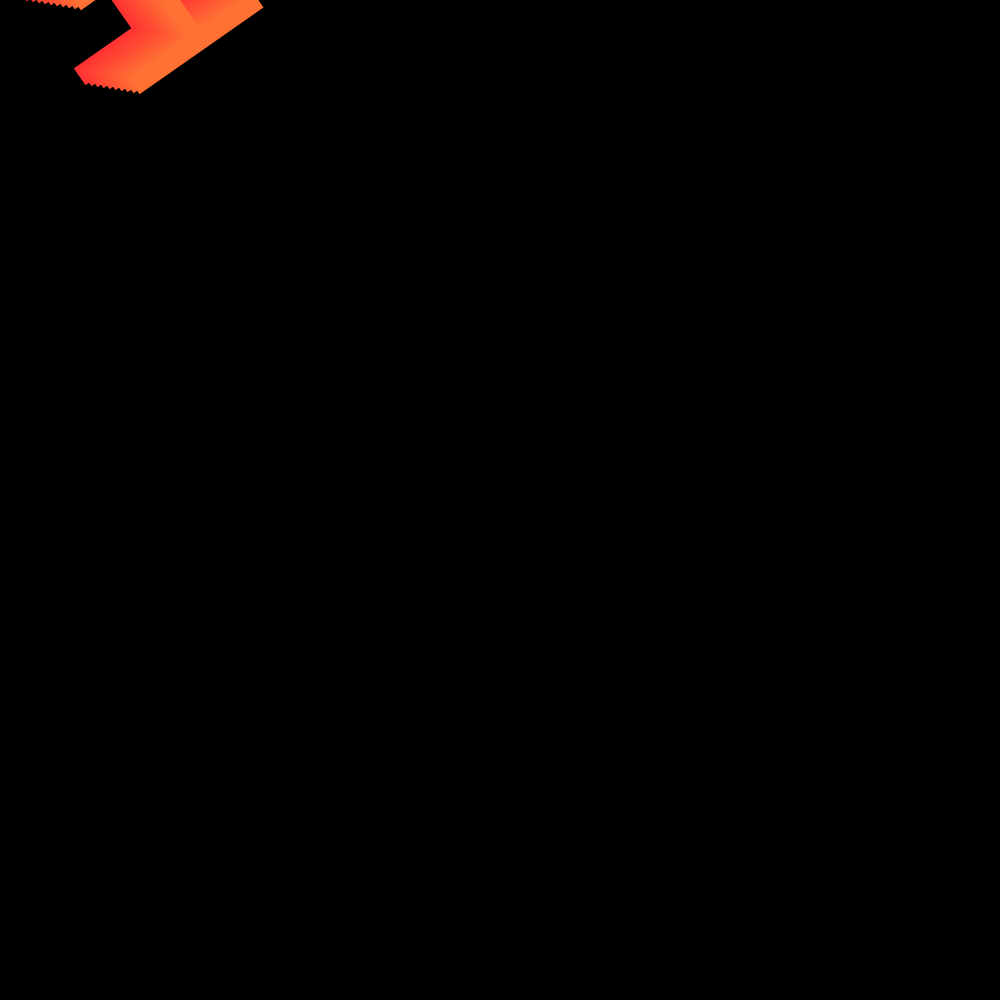
Frame 1 (no input)
Frame 60 (no input): identical to frame 1, image omitted
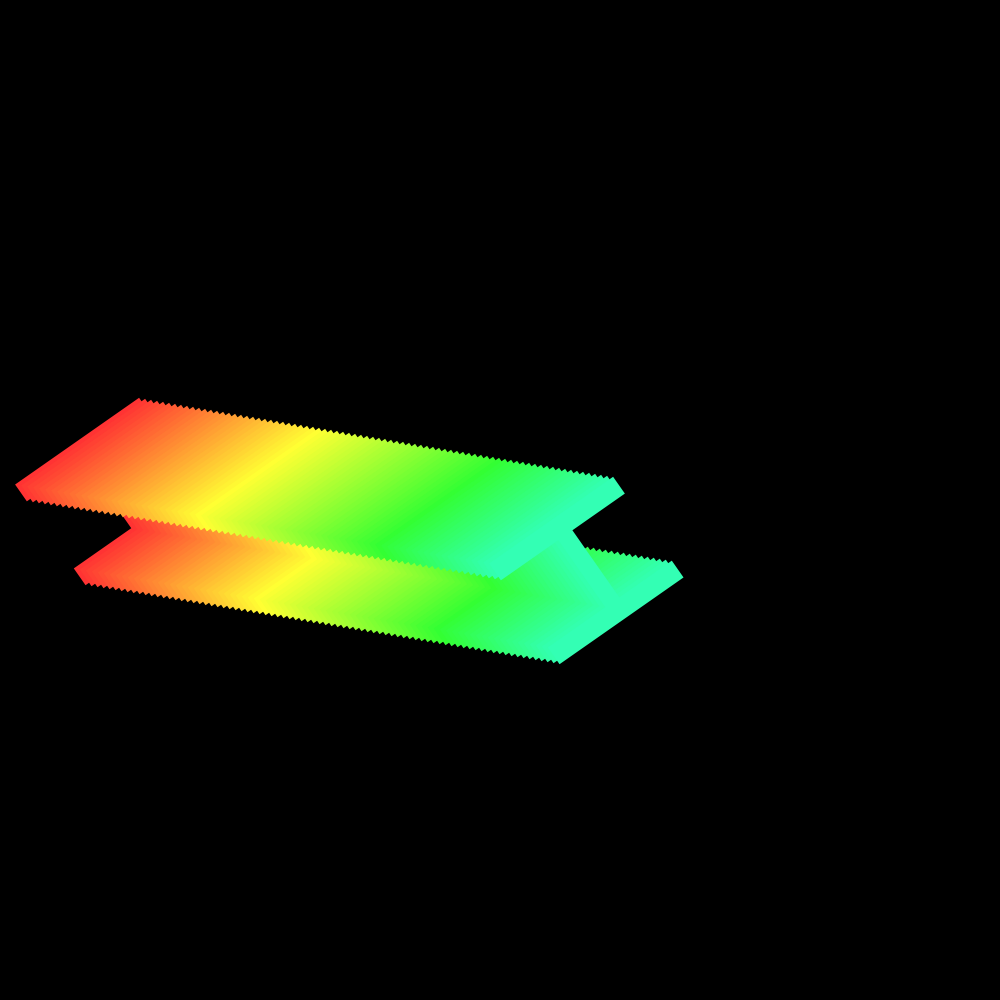
Frame 120 (the mouse pressed at the canvas centre since frame 60)

The p5.js sketch that drew these frames (run headless with seeded random() and noise() and a simulated clock; from frame 60 on, the mouse is pressed at the canvas centre):

// p5.js sketch
// ── sketch.js
function setup() {
    createCanvas(1000, 1000)

    textSize(220)
    textAlign(CENTER, CENTER)
    angleMode(DEGREES)
    colorMode(HSB)
}

function draw() {
    background(0, 0, 0);

    let len = map(mouseX, 0, width, 10, 150)
    for (let i = 0; i < len; i++) {
        push()
        fill(color(i * 2, 80, 100))
        translate(100 + i * 6, mouseY + i)
        rotate(55)
        text('H', 0, 0)
        pop()
    }
}
